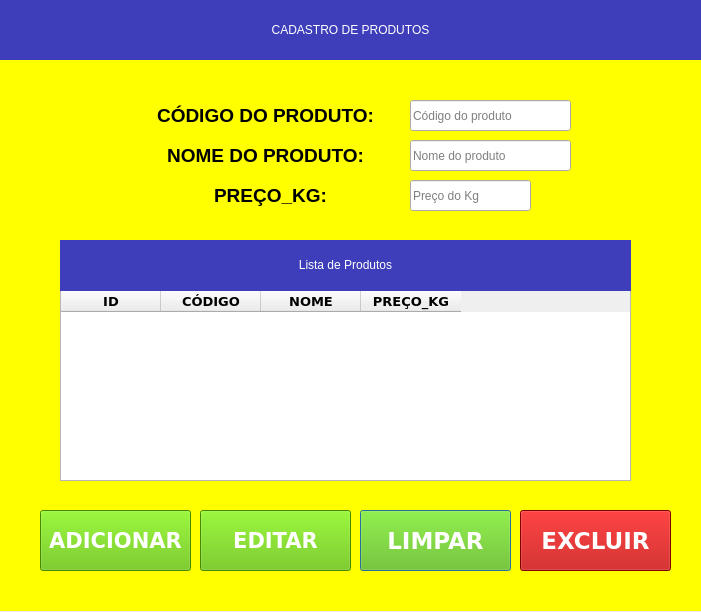
<?xml version="1.0" encoding="UTF-8"?>
<ui version="4.0">
 <class>Dialog</class>
 <widget class="QDialog" name="Dialog">
  <property name="geometry">
   <rect>
    <x>0</x>
    <y>0</y>
    <width>701</width>
    <height>612</height>
   </rect>
  </property>
  <property name="windowTitle">
   <string>Dialog</string>
  </property>
  <widget class="QLabel" name="label">
   <property name="geometry">
    <rect>
     <x>0</x>
     <y>0</y>
     <width>701</width>
     <height>61</height>
    </rect>
   </property>
   <property name="styleSheet">
    <string notr="true">font: 75 italic 26pt &quot;Verdana&quot;;
color: rgb(255, 255, 255);
background-color: rgb(62, 62, 186);</string>
   </property>
   <property name="text">
    <string>&lt;html&gt;&lt;head/&gt;&lt;body&gt;&lt;p align=&quot;center&quot;&gt;CADASTRO DE PRODUTOS&lt;/p&gt;&lt;/body&gt;&lt;/html&gt;</string>
   </property>
  </widget>
  <widget class="QLabel" name="label_2">
   <property name="geometry">
    <rect>
     <x>0</x>
     <y>60</y>
     <width>701</width>
     <height>551</height>
    </rect>
   </property>
   <property name="styleSheet">
    <string notr="true">background-color: rgb(255, 255, 0);</string>
   </property>
   <property name="text">
    <string/>
   </property>
  </widget>
  <widget class="QPushButton" name="btnlimpardados">
   <property name="geometry">
    <rect>
     <x>360</x>
     <y>510</y>
     <width>151</width>
     <height>61</height>
    </rect>
   </property>
   <property name="font">
    <font>
     <family>Verdana</family>
     <pointsize>17</pointsize>
     <weight>75</weight>
     <bold>true</bold>
    </font>
   </property>
   <property name="styleSheet">
    <string notr="true">color: rgb(255, 255, 255);
background-color: rgb(96, 193, 0);</string>
   </property>
   <property name="text">
    <string>LIMPAR</string>
   </property>
  </widget>
  <widget class="QLineEdit" name="inputnamep">
   <property name="geometry">
    <rect>
     <x>410</x>
     <y>140</y>
     <width>161</width>
     <height>31</height>
    </rect>
   </property>
   <property name="styleSheet">
    <string notr="true">font: 75 11pt &quot;Verdana&quot;;</string>
   </property>
   <property name="placeholderText">
    <string>Nome do produto</string>
   </property>
  </widget>
  <widget class="QPushButton" name="btnatualizardados">
   <property name="geometry">
    <rect>
     <x>200</x>
     <y>510</y>
     <width>151</width>
     <height>61</height>
    </rect>
   </property>
   <property name="font">
    <font>
     <family>Verdana</family>
     <pointsize>16</pointsize>
     <weight>75</weight>
     <bold>true</bold>
    </font>
   </property>
   <property name="styleSheet">
    <string notr="true">color: rgb(255, 255, 255);
background-color: rgb(96, 193, 0);</string>
   </property>
   <property name="text">
    <string>EDITAR</string>
   </property>
  </widget>
  <widget class="QPushButton" name="btnexcluirdados">
   <property name="geometry">
    <rect>
     <x>520</x>
     <y>510</y>
     <width>151</width>
     <height>61</height>
    </rect>
   </property>
   <property name="font">
    <font>
     <family>Verdana</family>
     <pointsize>17</pointsize>
     <weight>75</weight>
     <bold>true</bold>
    </font>
   </property>
   <property name="styleSheet">
    <string notr="true">color: rgb(255, 255, 255);
background-color: rgb(182, 0, 0);</string>
   </property>
   <property name="text">
    <string>EXCLUIR</string>
   </property>
  </widget>
  <widget class="QLabel" name="label_4">
   <property name="geometry">
    <rect>
     <x>200</x>
     <y>180</y>
     <width>141</width>
     <height>31</height>
    </rect>
   </property>
   <property name="styleSheet">
    <string notr="true">font: 75 11pt &quot;Verdana&quot;;</string>
   </property>
   <property name="text">
    <string>&lt;html&gt;&lt;head/&gt;&lt;body&gt;&lt;p align=&quot;center&quot;&gt;&lt;span style=&quot; font-size:14pt; font-weight:600;&quot;&gt;PREÇO_KG:&lt;/span&gt;&lt;/p&gt;&lt;/body&gt;&lt;/html&gt;</string>
   </property>
  </widget>
  <widget class="QTableWidget" name="tablecadastraeupdateprods">
   <property name="geometry">
    <rect>
     <x>60</x>
     <y>290</y>
     <width>571</width>
     <height>191</height>
    </rect>
   </property>
   <column>
    <property name="text">
     <string>ID</string>
    </property>
    <property name="font">
     <font>
      <family>Verdana</family>
      <pointsize>10</pointsize>
      <weight>75</weight>
      <bold>true</bold>
     </font>
    </property>
   </column>
   <column>
    <property name="text">
     <string>CÓDIGO</string>
    </property>
    <property name="font">
     <font>
      <family>Verdana</family>
      <pointsize>10</pointsize>
      <weight>75</weight>
      <bold>true</bold>
     </font>
    </property>
   </column>
   <column>
    <property name="text">
     <string>NOME</string>
    </property>
    <property name="font">
     <font>
      <family>Verdana</family>
      <pointsize>10</pointsize>
      <weight>75</weight>
      <bold>true</bold>
     </font>
    </property>
   </column>
   <column>
    <property name="text">
     <string>PREÇO_KG</string>
    </property>
    <property name="font">
     <font>
      <family>Verdana</family>
      <pointsize>10</pointsize>
      <weight>75</weight>
      <bold>true</bold>
     </font>
    </property>
   </column>
  </widget>
  <widget class="QPushButton" name="btnregistrar">
   <property name="geometry">
    <rect>
     <x>40</x>
     <y>510</y>
     <width>151</width>
     <height>61</height>
    </rect>
   </property>
   <property name="font">
    <font>
     <family>Verdana</family>
     <pointsize>16</pointsize>
     <weight>75</weight>
     <italic>false</italic>
     <bold>true</bold>
    </font>
   </property>
   <property name="styleSheet">
    <string notr="true">color: rgb(255, 255, 255);
background-color: rgb(96, 193, 0);</string>
   </property>
   <property name="text">
    <string>ADICIONAR</string>
   </property>
  </widget>
  <widget class="QLabel" name="label_5">
   <property name="geometry">
    <rect>
     <x>60</x>
     <y>240</y>
     <width>571</width>
     <height>51</height>
    </rect>
   </property>
   <property name="styleSheet">
    <string notr="true">font: 75 italic 22pt &quot;Verdana&quot;;
color: rgb(255, 255, 255);
background-color: rgb(62, 62, 186);</string>
   </property>
   <property name="text">
    <string>&lt;html&gt;&lt;head/&gt;&lt;body&gt;&lt;p align=&quot;center&quot;&gt;Lista de Produtos&lt;/p&gt;&lt;/body&gt;&lt;/html&gt;</string>
   </property>
  </widget>
  <widget class="QLabel" name="label_7">
   <property name="geometry">
    <rect>
     <x>140</x>
     <y>100</y>
     <width>251</width>
     <height>31</height>
    </rect>
   </property>
   <property name="styleSheet">
    <string notr="true">font: 10pt &quot;MS Shell Dlg 2&quot;;
font: 75 11pt &quot;Verdana&quot;;</string>
   </property>
   <property name="text">
    <string>&lt;html&gt;&lt;head/&gt;&lt;body&gt;&lt;p align=&quot;center&quot;&gt;&lt;span style=&quot; font-size:14pt; font-weight:600;&quot;&gt;CÓDIGO DO PRODUTO:&lt;/span&gt;&lt;/p&gt;&lt;/body&gt;&lt;/html&gt;</string>
   </property>
  </widget>
  <widget class="QLineEdit" name="inputcodp">
   <property name="geometry">
    <rect>
     <x>410</x>
     <y>100</y>
     <width>161</width>
     <height>31</height>
    </rect>
   </property>
   <property name="styleSheet">
    <string notr="true">font: 75 11pt &quot;Verdana&quot;;</string>
   </property>
   <property name="placeholderText">
    <string>Código do produto</string>
   </property>
  </widget>
  <widget class="QLabel" name="label_10">
   <property name="geometry">
    <rect>
     <x>150</x>
     <y>140</y>
     <width>231</width>
     <height>31</height>
    </rect>
   </property>
   <property name="styleSheet">
    <string notr="true">font: 10pt &quot;MS Shell Dlg 2&quot;;
font: 75 11pt &quot;Verdana&quot;;</string>
   </property>
   <property name="text">
    <string>&lt;html&gt;&lt;head/&gt;&lt;body&gt;&lt;p align=&quot;center&quot;&gt;&lt;span style=&quot; font-size:14pt; font-weight:600;&quot;&gt;NOME DO PRODUTO:&lt;/span&gt;&lt;/p&gt;&lt;/body&gt;&lt;/html&gt;</string>
   </property>
  </widget>
  <widget class="QLineEdit" name="inputprecokg">
   <property name="geometry">
    <rect>
     <x>410</x>
     <y>180</y>
     <width>121</width>
     <height>31</height>
    </rect>
   </property>
   <property name="styleSheet">
    <string notr="true">font: 75 11pt &quot;Verdana&quot;;</string>
   </property>
   <property name="placeholderText">
    <string>Preço do Kg</string>
   </property>
  </widget>
 </widget>
 <resources/>
 <connections/>
</ui>
